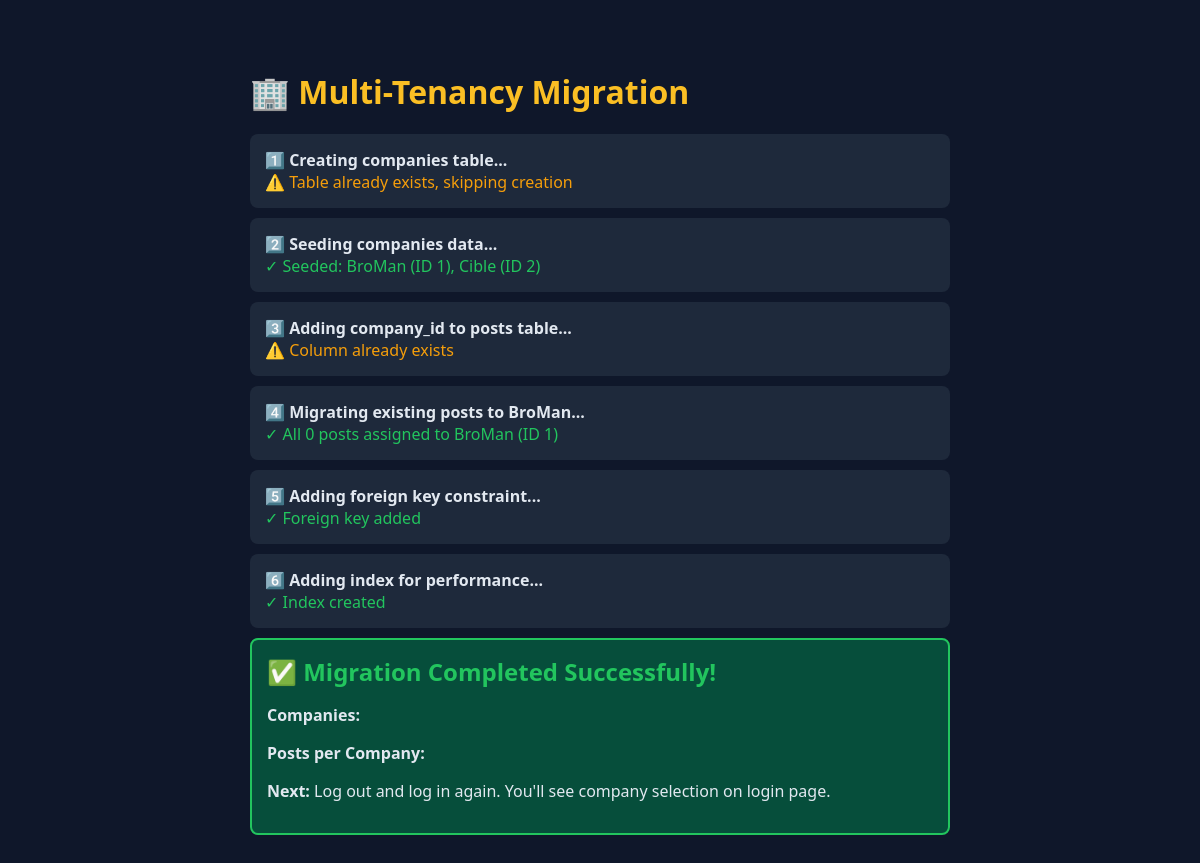
The page /migrate_multitenancy.php on the database as committed earlier.
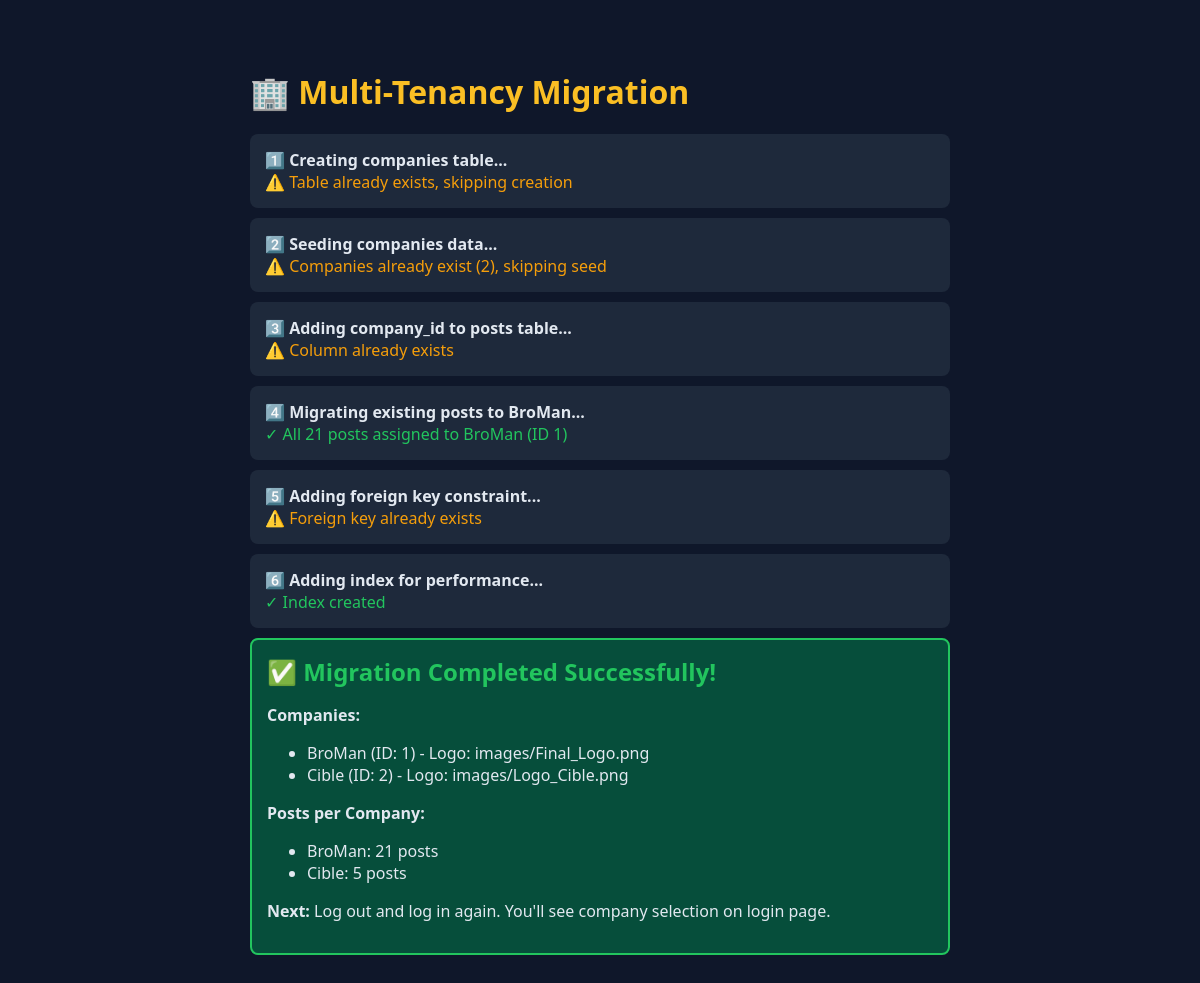
The same page on the database as committed later.
### tables this page shows
CREATE TABLE `companies` (
  `id` int(11) NOT NULL,
  `name` varchar(100) NOT NULL,
  `slug` varchar(50) NOT NULL,
  `logo_url` varchar(255) DEFAULT NULL,
  `primary_color` varchar(20) DEFAULT '#1e3a5f',
  `created_at` timestamp NOT NULL DEFAULT current_timestamp()
);

### db.php (called while the page is built, shortened)
<?php
function getDBConnection() {
    static $pdo = null;
    if ($pdo === null) {
        try {
            $dsn = "mysql:host=" . DB_HOST . ";dbname=" . DB_NAME . ";charset=" . DB_CHARSET;
            $options = [
                PDO::ATTR_ERRMODE            => PDO::ERRMODE_EXCEPTION,
                PDO::ATTR_DEFAULT_FETCH_MODE => PDO::FETCH_ASSOC,
                PDO::ATTR_EMULATE_PREPARES   => false,
            ];
            $pdo = new PDO($dsn, DB_USER, DB_PASS, $options);
        } catch (PDOException $e) {
            if (ENVIRONMENT === 'development') {
                die("Database Connection Failed: " . $e->getMessage());
            } else {
                error_log("Database Connection Error: " . $e->getMessage());
                die("Database connection error. Please contact support.");
            }
        }
    }
    return $pdo;
}
function executeQuery($sql, $params = []) {
    $pdo = getDBConnection();
    $stmt = $pdo->prepare($sql);
    $stmt->execute($params);
    return $stmt;
}
function fetchOne($sql, $params = []) {
    $stmt = executeQuery($sql, $params);
    return $stmt->fetch();
}
function fetchAll($sql, $params = []) {
    $stmt = executeQuery($sql, $params);
    return $stmt->fetchAll();
}

### migrate_multitenancy.php (the view, shortened to what this page needs)
<?php
require_once 'db.php';
echo "<html><head><title>Multi-Tenancy Migration</title>
<style>body{font-family:system-ui;max-width:700px;margin:50px auto;padding:20px;background:#0f172a;color:#e2e8f0}
h1{color:#fbbf24}.step{background:#1e293b;padding:15px;border-radius:8px;margin:10px 0}
.success{color:#22c55e}.error{color:#ef4444}.warning{color:#f59e0b}</style></head><body>";
echo "<h1>🏢 Multi-Tenancy Migration</h1>";
try {
    echo "<div class='step'><b>1️⃣ Creating companies table...</b><br>";
    $tableExists = fetchOne("SHOW TABLES LIKE 'companies'");
    if ($tableExists) {
        echo "<span class='warning'>⚠️ Table already exists, skipping creation</span></div>";
    }
    echo "<div class='step'><b>2️⃣ Seeding companies data...</b><br>";
    $existingCompanies = fetchOne("SELECT COUNT(*) as c FROM companies")['c'] ?? 0;
    if ($existingCompanies > 0) {
        echo "<span class='warning'>⚠️ Companies already exist ({$existingCompanies}), skipping seed</span></div>";
    } else {
        echo "<span class='success'>✓ Seeded: BroMan (ID 1), Cible (ID 2)</span></div>";
    }
    echo "<div class='step'><b>3️⃣ Adding company_id to posts table...</b><br>";
    $columnExists = fetchOne("SHOW COLUMNS FROM posts LIKE 'company_id'");
    if ($columnExists) {
        echo "<span class='warning'>⚠️ Column already exists</span></div>";
    } else {
        executeQuery("ALTER TABLE posts ADD COLUMN company_id INT NOT NULL DEFAULT 1 AFTER id");
        echo "<span class='success'>✓ Column added</span></div>";
    }
    echo "<div class='step'><b>4️⃣ Migrating existing posts to BroMan...</b><br>";
    $postsToMigrate = fetchOne("SELECT COUNT(*) as c FROM posts WHERE company_id = 1 OR company_id IS NULL")['c'];
    echo "<span class='success'>✓ All {$postsToMigrate} posts assigned to BroMan (ID 1)</span></div>";
    echo "<div class='step'><b>5️⃣ Adding foreign key constraint...</b><br>";
    try {
        $fkExists = fetchOne("
            SELECT CONSTRAINT_NAME FROM information_schema.KEY_COLUMN_USAGE
            WHERE TABLE_SCHEMA = DATABASE()
            AND TABLE_NAME = 'posts'
            AND COLUMN_NAME = 'company_id'
            AND REFERENCED_TABLE_NAME = 'companies'
        ");
        if ($fkExists) {
            echo "<span class='warning'>⚠️ Foreign key already exists</span></div>";
        } else {
            echo "<span class='success'>✓ Foreign key added</span></div>";
        }
    } catch (Exception $e) {
        echo "<span class='warning'>⚠️ Could not add foreign key (non-critical): " . $e->getMessage() . "</span></div>";
    }
    echo "<div class='step'><b>6️⃣ Adding index for performance...</b><br>";
    try {
        echo "<span class='success'>✓ Index created</span></div>";
    } catch (Exception $e) {
        echo "<span class='warning'>⚠️ Index may already exist</span></div>";
    }
    $companies = fetchAll("SELECT * FROM companies");
    $postCounts = fetchAll("SELECT company_id, COUNT(*) as count FROM posts GROUP BY company_id");
    echo "<div class='step' style='background:#064e3b;border:2px solid #22c55e'>
        <h2 style='color:#22c55e;margin:0'>✅ Migration Completed Successfully!</h2>
        <p><b>Companies:</b></p>
        <ul>";
    foreach ($companies as $c) {
        echo "<li>{$c['name']} (ID: {$c['id']}) - Logo: {$c['logo_url']}</li>";
    }
    echo "</ul>
        <p><b>Posts per Company:</b></p>
        <ul>";
    foreach ($postCounts as $pc) {
        $companyName = $pc['company_id'] == 1 ? 'BroMan' : 'Cible';
        echo "<li>{$companyName}: {$pc['count']} posts</li>";
    }
    echo "</ul>
        <p><b>Next:</b> Log out and log in again. You'll see company selection on login page.</p>
    </div>";
} catch (Exception $e) {
    echo "<div class='step' style='background:#7f1d1d;border:2px solid #ef4444'>
        <span class='error'>❌ Error: " . htmlspecialchars($e->getMessage()) . "</span>
    </div>";
}
echo "</body></html>";

### migrate_multitenancy.php (style rules this page uses)
body { font-family:system-ui;max-width:700px;margin:50px auto;padding:20px;background:#0f172a;color:#e2e8f0 }
h1 { color:#fbbf24 }
.step { background:#1e293b;padding:15px;border-radius:8px;margin:10px 0 }
.success { color:#22c55e }
.warning { color:#f59e0b }

Rows that differ between the two databases and show on the page:
added companies: name "BroMan", id "1", logo_url "images/Final_Logo.png"
added companies: name "Cible", id "2", logo_url "images/Logo_Cible.png"
Other text that changed with them:
$existingCompanies: (not shown) → "2"
$postsToMigrate: "0" → "21"
text no longer shown: "✓ Seeded: BroMan (ID 1), Cible (ID 2) ✓ Foreign key added"
text now shown: "⚠️ Companies already exist ( ), skipping seed ⚠️ Foreign key already exists"
new list line: "BroMan : 21 posts"
new list line: "Cible : 5 posts"
